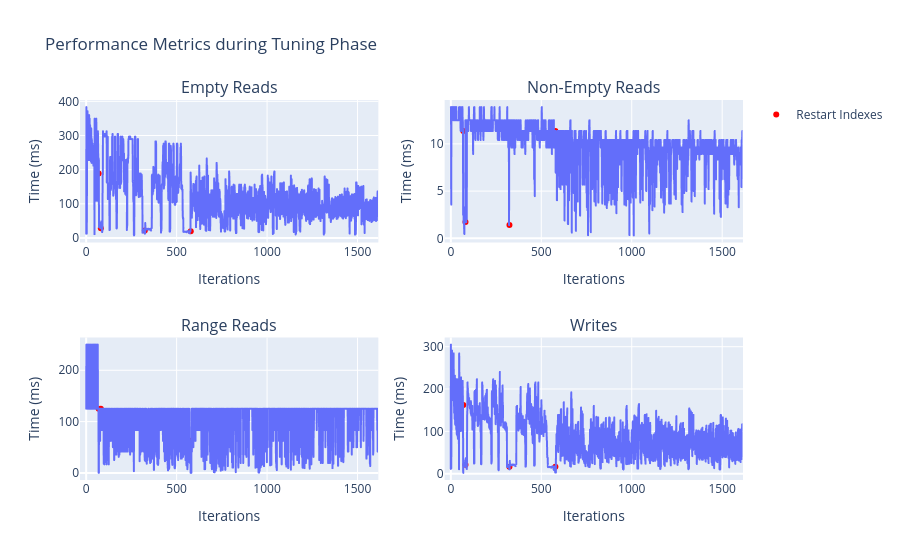

Notebook cell for this chart:
### Code cell
import plotly.subplots as subplots

def plot_no_tuning_graph1():
    data_url = '../../build/performance/performance_metrics_tuning.csv'
    df = pd.read_csv(data_url, header=None, names=["Empty Reads", "Non-Empty Reads", "Range Reads", "Writes"])
    avg_latency = df.sum().mean()
    df.reset_index(drop=True, inplace=True)

    fig = subplots.make_subplots(rows=2, cols=2, subplot_titles=("Empty Reads", "Non-Empty Reads", "Range Reads", "Writes"))

    fig.add_trace(px.line(df, x=df.index, y="Empty Reads").data[0], row=1, col=1)
    fig.add_trace(px.line(df, x=df.index, y="Non-Empty Reads").data[0], row=1, col=2)
    fig.add_trace(px.line(df, x=df.index, y="Range Reads").data[0], row=2, col=1)
    fig.add_trace(px.line(df, x=df.index, y="Writes").data[0], row=2, col=2)

    fig.update_xaxes(title_text='Iterations', row=1, col=1)
    fig.update_yaxes(title_text='Time (ms)', row=1, col=1)
    fig.update_xaxes(title_text='Iterations', row=1, col=2)
    fig.update_yaxes(title_text='Time (ms)', row=1, col=2)
    fig.update_xaxes(title_text='Iterations', row=2, col=1)
    fig.update_yaxes(title_text='Time (ms)', row=2, col=1)
    fig.update_xaxes(title_text='Iterations', row=2, col=2)
    fig.update_yaxes(title_text='Time (ms)', row=2, col=2)

    fig.update_layout(title_text="Performance Metrics during Tuning Phase")

    fig.add_scatter(x=restart_indexes, y=[df["Empty Reads"].iloc[i - 1] for i in restart_indexes], mode='markers', name='Restart Indexes', marker=dict(color='red'), row=1, col=1)
    fig.add_scatter(x=restart_indexes, y=[df["Non-Empty Reads"].iloc[i - 1] for i in restart_indexes], mode='markers', name='Restart Indexes', showlegend=False, marker=dict(color='red'), row=1, col=2)
    fig.add_scatter(x=restart_indexes, y=[df["Range Reads"].iloc[i - 1] for i in restart_indexes], mode='markers', name='Restart Indexes', showlegend=False,marker=dict(color='red'), row=2, col=1)
    fig.add_scatter(x=restart_indexes, y=[df["Writes"].iloc[i - 1] for i in restart_indexes], mode='markers', name='Restart Indexes',showlegend=False, marker=dict(color='red'), row=2, col=2)

    fig.write_image("../../build/performance/combined_performance_metrics_tuning.pdf")
    fig.show()
plot_no_tuning_graph1()

### Figure 1 — Plotly figure (JSON) as saved in the notebook; plotly's stock layout.template omitted (floating-point values rounded to 4 significant figures; data arrays with more than 128 entries replaced by an {"elided": "..."} marker saying what was removed)
{"data": [{"hovertemplate": "index=%{x}<br>Empty Reads=%{y}<extra></extra>", "legendgroup": "", "line": {"color": "#636efa", "dash": "solid"}, "marker": {"symbol": "circle"}, "mode": "lines", "name": "", "showlegend": false, "type": "scattergl", "x": {"elided": "1616 int values"}, "xaxis": "x", "y": {"elided": "1616 float values"}, "yaxis": "y"}, {"hovertemplate": "index=%{x}<br>Non-Empty Reads=%{y}<extra></extra>", "legendgroup": "", "line": {"color": "#636efa", "dash": "solid"}, "marker": {"symbol": "circle"}, "mode": "lines", "name": "", "showlegend": false, "type": "scattergl", "x": {"elided": "1616 int values"}, "xaxis": "x2", "y": {"elided": "1616 float values"}, "yaxis": "y2"}, {"hovertemplate": "index=%{x}<br>Range Reads=%{y}<extra></extra>", "legendgroup": "", "line": {"color": "#636efa", "dash": "solid"}, "marker": {"symbol": "circle"}, "mode": "lines", "name": "", "showlegend": false, "type": "scattergl", "x": {"elided": "1616 int values"}, "xaxis": "x3", "y": {"elided": "1616 float values"}, "yaxis": "y3"}, {"hovertemplate": "index=%{x}<br>Writes=%{y}<extra></extra>", "legendgroup": "", "line": {"color": "#636efa", "dash": "solid"}, "marker": {"symbol": "circle"}, "mode": "lines", "name": "", "showlegend": false, "type": "scattergl", "x": {"elided": "1616 int values"}, "xaxis": "x4", "y": {"elided": "1616 float values"}, "yaxis": "y4"}, {"marker": {"color": "red"}, "mode": "markers", "name": "Restart Indexes", "type": "scatter", "x": [69, 81, 324, 578], "xaxis": "x", "y": [188.5, 28.48, 21.87, 19.66], "yaxis": "y"}, {"marker": {"color": "red"}, "mode": "markers", "name": "Restart Indexes", "showlegend": false, "type": "scatter", "x": [69, 81, 324, 578], "xaxis": "x2", "y": [11.36, 1.736, 1.404, 11.36], "yaxis": "y2"}, {"marker": {"color": "red"}, "mode": "markers", "name": "Restart Indexes", "showlegend": false, "type": "scatter", "x": [69, 81, 324, 578], "xaxis": "x3", "y": [125, 125, 62.5, 62.5], "yaxis": "y3"}, {"marker": {"color": "red"}, "mode": "markers", "name": "Restart Indexes", "showlegend": false, "type": "scatter", "x": [69, 81, 324, 578], "xaxis": "x4", "y": [162.3, 21.22, 16.6, 16.47], "yaxis": "y4"}], "layout": {"annotations": [{"font": {"size": 16}, "showarrow": false, "text": "Empty Reads", "x": 0.225, "xanchor": "center", "xref": "paper", "y": 1, "yanchor": "bottom", "yref": "paper"}, {"font": {"size": 16}, "showarrow": false, "text": "Non-Empty Reads", "x": 0.775, "xanchor": "center", "xref": "paper", "y": 1, "yanchor": "bottom", "yref": "paper"}, {"font": {"size": 16}, "showarrow": false, "text": "Range Reads", "x": 0.225, "xanchor": "center", "xref": "paper", "y": 0.375, "yanchor": "bottom", "yref": "paper"}, {"font": {"size": 16}, "showarrow": false, "text": "Writes", "x": 0.775, "xanchor": "center", "xref": "paper", "y": 0.375, "yanchor": "bottom", "yref": "paper"}], "title": {"text": "Performance Metrics during Tuning Phase"}, "xaxis": {"anchor": "y", "domain": [0, 0.45], "title": {"text": "Iterations"}}, "xaxis2": {"anchor": "y2", "domain": [0.55, 1], "title": {"text": "Iterations"}}, "xaxis3": {"anchor": "y3", "domain": [0, 0.45], "title": {"text": "Iterations"}}, "xaxis4": {"anchor": "y4", "domain": [0.55, 1], "title": {"text": "Iterations"}}, "yaxis": {"anchor": "x", "domain": [0.625, 1], "title": {"text": "Time (ms)"}}, "yaxis2": {"anchor": "x2", "domain": [0.625, 1], "title": {"text": "Time (ms)"}}, "yaxis3": {"anchor": "x3", "domain": [0, 0.375], "title": {"text": "Time (ms)"}}, "yaxis4": {"anchor": "x4", "domain": [0, 0.375], "title": {"text": "Time (ms)"}}}}
